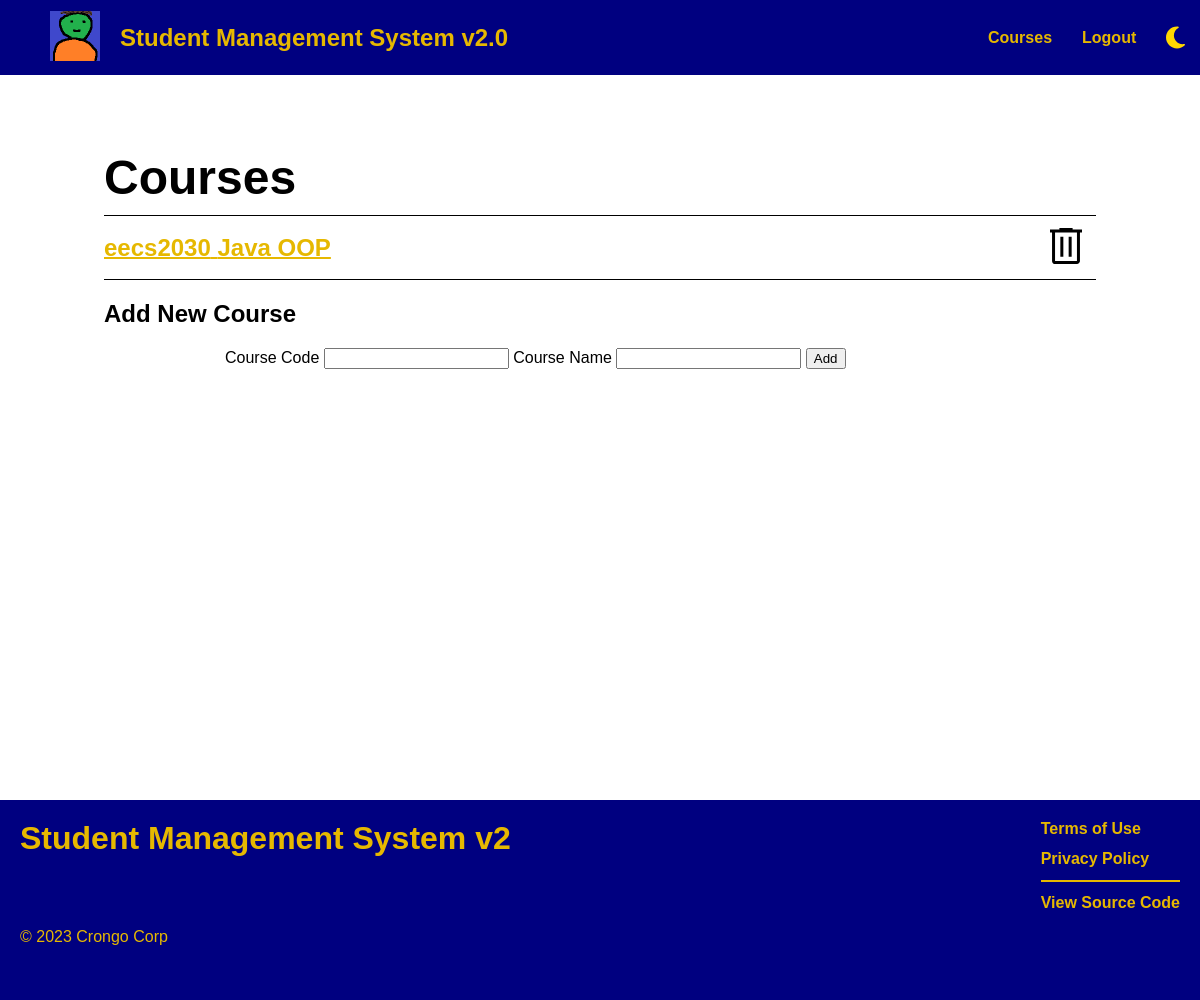
The page /course (signed in) on the database as committed earlier.
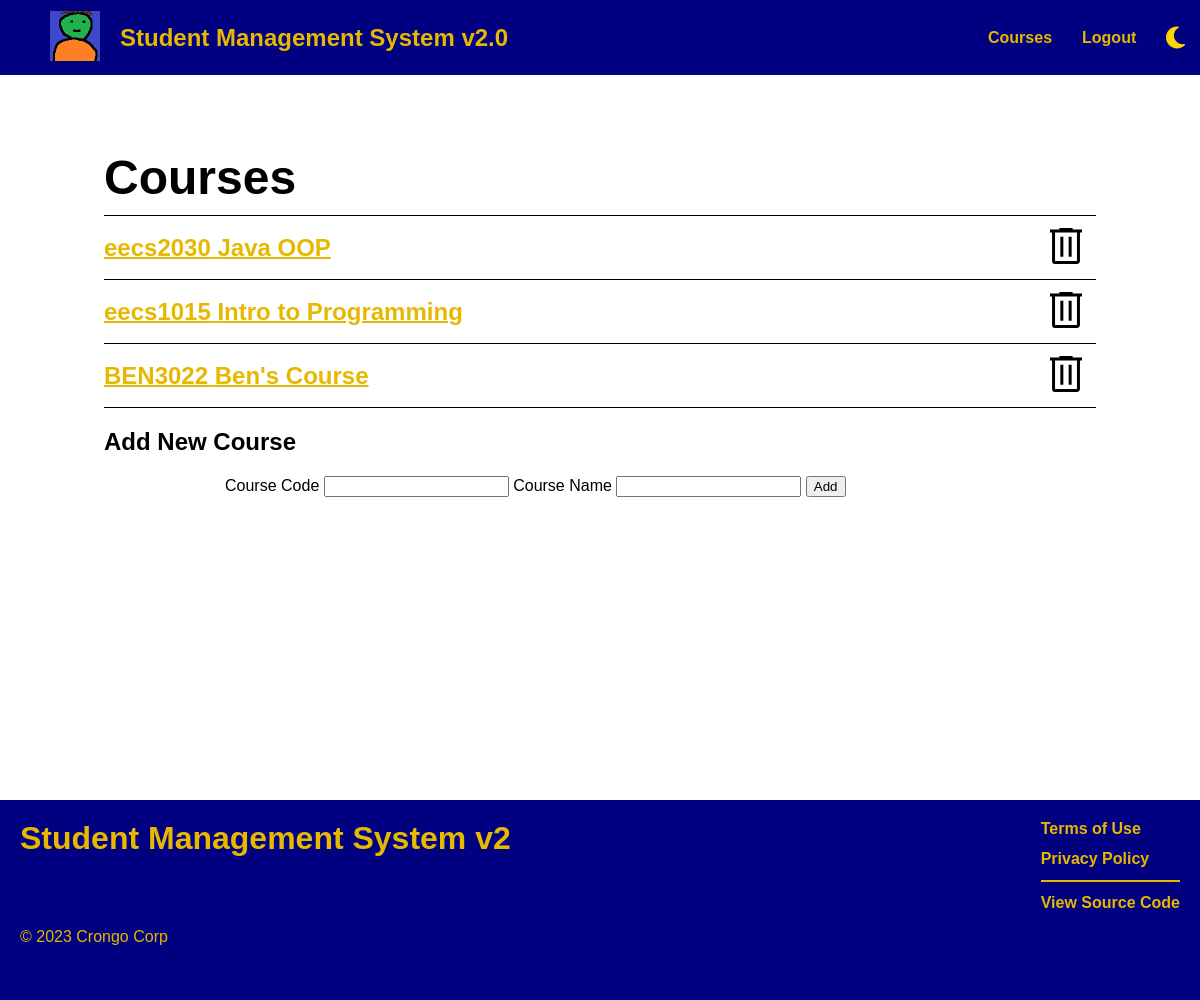
The same page on the database as committed later.
### backend/models.py (models this page shows, shortened)
class Course(db.Model):
    _id = db.Column("id", db.Integer, primary_key = True)
    code = db.Column(db.String(100), nullable = False)
    name =  db.Column(db.String(100), nullable = False)
    studentId = db.Column(db.Integer, db.ForeignKey("student.id"), nullable = False)
    gradePoint = db.Column(db.Float)
    trashed = db.Column(db.Boolean, default = False, nullable = False)
    def getCourses(student_email):
        student_id = Student.query.filter_by(email = student_email).first()._id
        return Course.query.filter_by(studentId = student_id, trashed = False)

### backend/controllers.py (the view)
@app.route("/course", methods = ["GET"])
def course_get():
    if "NAME" in session:
        courses = Course.getCourses(session["EMAIL"])
        return render_template("courses.html", student = session["NAME"], courses = courses)
    else:
        flash(f"You are not logged in", "error")
        return redirect(url_for("login_get"))

### backend/__init__.py (called while the page is built)
@app.context_processor
def template_inject():
    return { "year": datetime.utcnow().year }

### frontend/templates/courses.html (shortened to what this page needs)
{% extends 'page_template.html' %}
{% block content %}
    {% if courses is defined %}
        <div id="courses">
            <h2 class="block">Courses</h2>
            <div id="course-list" class="block">
                {% for course in courses %}
                    <div>
                        <a class="link" href="/course/{{course._id}}"><b>{{course.code}}</b> {{course.name}}</a>
                        <button class="icon-button" onclick="removeCourse(this, '{{ course._id }}' )">
                            <img src="static/svg/trash.svg">
                        </button>
                    </div>
                {% endfor %}
            </div>
        </div>
    {% endif %}
    <div class="block course-add-form">
        <h2>Add New Course</h2>
        <form action="/course" method="post">
            <label for="course code">Course Code</label>
            <input type="text" id="course code" name="course code">
            <label for="course name">Course Name</label>
            <input type="text" id="course name" name="course name">
            <button type="submit">Add</button>
        </form>
    </div>
{% endblock content %}

Rows that differ between the two databases and show on the page:
added Course: code "eecs1015", name "Intro to Programming"
added Course: code "BEN3022", name "Ben's Course"
